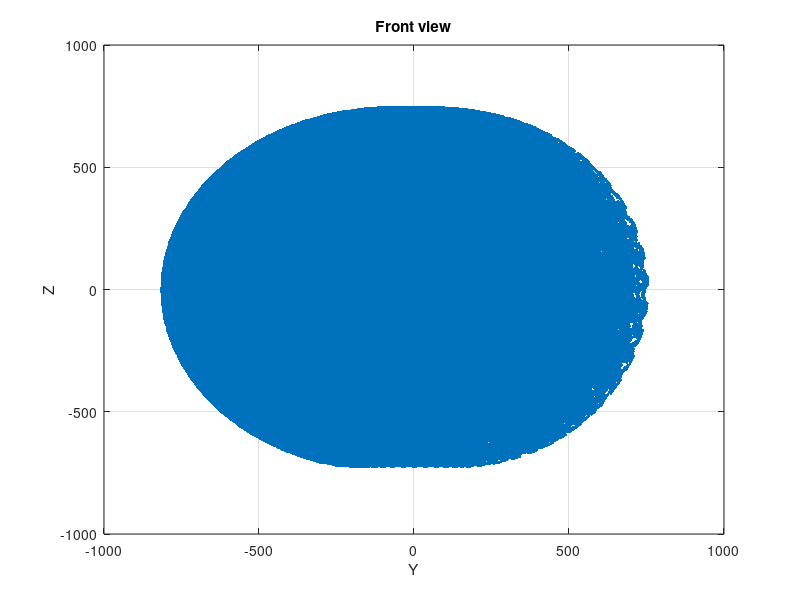

Source code (MATLAB):
% Link length input
L0 = 270.35;
L1 = 69;
L2 = 364.35;
L3 = 69;
L4 = 374.29;
L5 = 10;
L6 = 368.30;

% Angular limit input
th1 = linspace(-141,51,20);
th2 = linspace(-123,60,20);
th3 = linspace(-173,173,20);
th4 = linspace(-3,150,20);
th5 = linspace(-175,175,20);
% th6 = linspace(-90,120,20);
% th7 = linspace(-175,175,20);

[TH1, TH2, TH3, TH4, TH5] = ndgrid(th1, th2, th3, th4, th5);

% a - h terms
a = sind(TH1).*sind(TH3) + cosd(TH1).*sind(TH2).*cosd(TH3);
b = sind(TH1).*cosd(TH3) - cosd(TH1).*sind(TH2).*sind(TH3);
d = cosd(TH1).*sind(TH3) - sind(TH1).*sind(TH2).*cosd(TH3);
f = cosd(TH1).*cosd(TH3) + sind(TH1).*sind(TH2).*sind(TH3);
g = sind(TH2).*sind(TH4) - cosd(TH2).*cosd(TH3).*cosd(TH4);
h = sind(TH2).*cosd(TH4) + cosd(TH2).*cosd(TH3).*sind(TH4);

% A - H terms
A = a.*sind(TH4) - cosd(TH1).*cosd(TH2).*cosd(TH4);
B = a.*cosd(TH4) + cosd(TH1).*cosd(TH2).*sind(TH4);
D = d.*sind(TH4) + sind(TH1).*cosd(TH2).*cosd(TH4);
F = d.*cosd(TH4) - sind(TH1).*cosd(TH2).*sind(TH4);
G = g.*sind(TH5) - cosd(TH2).*sind(TH3).*cosd(TH5);
H = g.*cosd(TH5) + cosd(TH2).*sind(TH3).*sind(TH5);

% x, y, z equations
x = L1.*cosd(TH1) + L2.*cosd(TH1).*cosd(TH2) - L3.*a - L4.*A - L5.*(b.*sind(TH5) + B.*cosd(TH5));
y = L1.*sind(TH1) + L2.*sind(TH1).*cosd(TH2) + L3.*d + L4.*D + L5.*(f.*sind(TH5) + F.*cosd(TH5));
z = - L2.*sind(TH2) - L3.*cosd(TH2).*cosd(TH3) - L4.*h + L5.*H;

% Workspace sketch
plot(x(:),y(:),'.');
title('Top view');
grid on;
xlabel('X'); ylabel('Y')

plot(x(:),z(:),'.');
title('Side view');
grid on;
xlabel('X'); ylabel('Z')

plot(y(:),z(:),'.');
title('Front view');
grid on;
xlabel('Y'); ylabel('Z')
